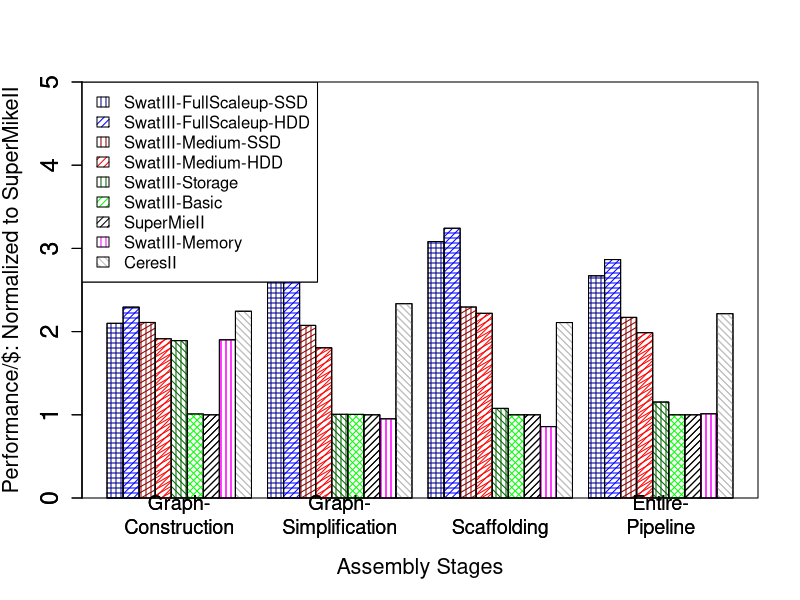

Write the R code that produced this figure.
#Where the file is saved
pdf("/home/hadoop/rough/MyGITProjects/PGA_EvaluationArchitecturePaper/Evaluation-architectures-for-big-data/LsuSamsungPaper/Figure/PerormanceData/Plots/PerfPerDollarDiffArch.pdf", family="Times")

# Grouped Bar Plot
data <- read.csv(file="PerfPerDollarDiffArch.csv",head=TRUE,sep=",")
print(data)
counts <- table(data$GraphConstruction, data$GraphSimplification, data$Scaffolding, data$EntirePipeline)
x <- seq(10, 20, 30)
#print(counts)
#print(typeof(data$GraphConstruction))

#Plot for perf
#barplot(as.matrix(data), main="", ylim=c(0, 3), xlab="Assembly Stages",ylab="Execution-time (s): Normalized to SuperMikeII", names=c("Graph-\nConstruction", "Graph-\nSimplification", "Scaffolding","Entire-\nPipeline"), col=c("darkblue","blue", "darkred", "red", "darkgreen", "green", "black", "magenta", "grey"), beside=TRUE, density=20, angle=c(0,0,30,30,135,135,45,90,135), cex.lab=1.3, cex.axis=1.5, cex.names=1.2)
#barplot(as.matrix(data), add=TRUE, main="", ylim=c(0, 5), xlab="Assembly Stages",ylab="Execution-time (s): Normalized to SuperMikeII", names=c("Graph-\nConstruction", "Graph-\nSimplification", "Scaffolding","Entire-\nPipeline"), col=c("darkblue","blue", "darkred", "red", "darkgreen", "green", "black", "magenta", "grey"), beside=TRUE, density=20, angle=c(90,45,90,45,90,45,45,90,135), cex.lab=1.3, cex.axis=1.5, cex.names=1.2)

#legend("topright", legend = rownames(data), fill = c("darkblue","blue", "darkred", "red", "darkgreen", "green", "black", "magenta", "grey"), density=20, angle=c(0,0,30,30,135,135,45,90,135), ncol = 1, cex = 1)
#legend("topright", legend = rownames(data), fill = c("darkblue","blue", "darkred", "red", "darkgreen", "green", "black", "magenta", "grey"), density=20, angle=c(90,45,90,45,90,45,45,90,135), ncol = 1, cex = 1)
#box()

#Plot for perf/$
barplot(as.matrix(data), main="", ylim=c(0, 5), xlab="Assembly Stages",ylab="Performance/$: Normalized to SuperMikeII", names=c("Graph-\nConstruction", "Graph-\nSimplification", "Scaffolding","Entire-\nPipeline"), col=c("darkblue","blue", "darkred", "red", "darkgreen", "green", "black", "magenta", "grey"), beside=TRUE, density=20, angle=c(0,0,30,30,135,135,45,90,135), cex.lab=1.3, cex.axis=1.5, cex.names=1.2)
barplot(as.matrix(data), add=TRUE, main="", ylim=c(0, 5), xlab="Assembly Stages",ylab="Performance/$: Normalized to SuperMikeII", names=c("Graph-\nConstruction", "Graph-\nSimplification", "Scaffolding","Entire-\nPipeline"), col=c("darkblue","blue", "darkred", "red", "darkgreen", "green", "black", "magenta", "grey"), beside=TRUE, density=20, angle=c(90,45,90,45,90,45,45,90,135), cex.lab=1.3, cex.axis=1.5, cex.names=1.2)

legend("topleft", legend = c("SwatIII-FullScaleup-SSD", "SwatIII-FullScaleup-HDD", "SwatIII-Medium-SSD", "SwatIII-Medium-HDD", "SwatIII-Storage", "SwatIII-Basic", "SuperMieII", "SwatIII-Memory", "CeresII"), fill = c("darkblue","blue", "darkred", "red", "darkgreen", "green", "black", "magenta", "grey"), density=20, angle=c(0,0,30,30,135,135,45,90,135), ncol = 1, cex = 1)
legend("topleft", legend = c("SwatIII-FullScaleup-SSD", "SwatIII-FullScaleup-HDD", "SwatIII-Medium-SSD", "SwatIII-Medium-HDD", "SwatIII-Storage", "SwatIII-Basic", "SuperMieII", "SwatIII-Memory", "CeresII"), fill = c("darkblue","blue", "darkred", "red", "darkgreen", "green", "black", "magenta", "grey"), density=20, angle=c(90,45,90,45,90,45,45,90,135), ncol = 1, cex = 1)
box()

#plot for network
#barplot(as.matrix(data), main="", ylim=c(0,1.5), xlab="Assembly-stages",ylab="Execution time (s): normalized to SuperMikeII-baseline", names=c("Graph-\nConstruction", "Graph-\nSimplification", "Scaffolding","Entire-\nPipeline"), col=c("black","pink"), beside=TRUE, density=20, angle=c(45,180), cex.lab=1.3, cex.axis=1.5, cex.names=1.2)
#legend("topright", legend = rownames(data), fill = c("black","pink"), density=20, angle=c(45,180), ncol = 1, cex = 1)
#box()

#plot for SSD n Memory
#barplot(as.matrix(data), main="", ylim=c(0,1.5), xlab="Assembly-stages",ylab="Execution time (s): normalized to SuperMikeII-baseline", names=c("Graph-\nConstruction", "Graph-\nSimplification", "Scaffolding","Entire-\nPipeline"), col=c("black","red", "magenta"), beside=TRUE, density=20, angle=c(45,135,90), cex.lab=1.3, cex.axis=1.5, cex.names=1.2)
#legend("topright", legend = rownames(data), fill = c("black","red", "magenta"), density=20, angle=c(45,135,90), ncol = 1, cex = 1)
#box()

#Plot for hdd ssd same datanode
#barplot(as.matrix(data), main="", xlab="Number and type of disks used per DataNode",ylab="Execution time (s)", names=c("1-HDD", "2-HDD", "4-HDD","1-SSD"), col=c("black","red","yellow","green"), beside=TRUE, density=20, angle=c(0,45,90,135), cex.lab=1.5, cex.axis=1.5, cex.names=1.5)
#box()
